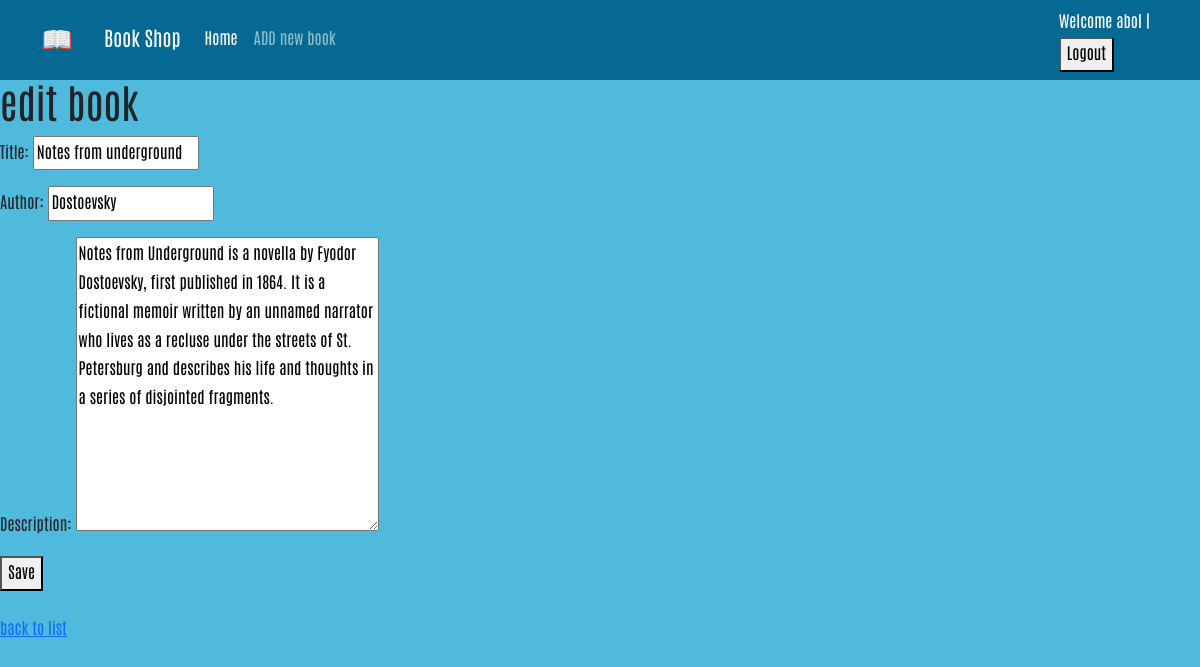
/books/1/edit/ (signed in), run on the app's committed database.
### accounts/models.py (models this page shows)
class CustomUser(AbstractUser):
    age = models.PositiveIntegerField(null=True, blank=True)

### books/models.py (models this page shows, shortened)
class Book(models.Model):
    title = models.CharField(max_length=200)
    author = models.CharField(max_length=200)
    description = models.TextField()
    price = models.DecimalField(max_digits=5, decimal_places=2)
    cover = models.ImageField(upload_to='covers/', blank=True)

### books/views.py (the view)
# urls.py: path('<int:pk>/edit/', BookUpdateView.as_view(), name='book_update'),
class BookUpdateView(generic.UpdateView):
    model = Book
    fields = ['title', 'author', 'description']
    template_name = 'books/book_update.html'

### books/templates/books/book_update.html (shortened to what this page needs)
{% extends '_base.html' %}
{% block content %}
    <h1>edit book</h1>
    <form method="post">
        {{ form.as_p }}
        <button type="submit">Save</button>
    </form>
    <br>
    <a href="{% url 'book_list' %}">back to list</a>
{% endblock %}

### templates/_base.html (shortened to what this page needs)
{% load static %}
<!doctype html>
<html lang="en">
<head>
    <link href="https://cdn.jsdelivr.net/npm/bootstrap@5.1.3/dist/css/bootstrap.min.css" rel="stylesheet"
>
    <link rel="stylesheet" href="{% static 'css/style.css' %}">
</head>
<body style="background-color: #4fbadc;">
<nav class="navbar navbar-expand-lg navbar-dark" dir="ltr" style="background-color: #056993;">
    <div class="container">
        <a class="navbar-brand" href="#">
            <img src="icons/book.png" alt="" height="30"
                 class="d-inline-block align-text-top">
        </a>
        <a class="navbar-brand mx-3" href="#">Book Shop </a>
        <div class="collapse navbar-collapse" id="navbarNavAltMarkup">
            <div class="navbar-nav">
                <a class="nav-link active" aria-current="page" href="{% url 'book_list' %}">Home</a>
                <a class="nav-link" href="{% url 'book_create' %}">ADD new book</a>
            </div>
        </div>
        <div class="mx-2 text-white">
            {% if user.is_authenticated %}
            Welcome {{ user.username }} |
                <form action="{% url 'logout'%}" method="post">
                    <button type="submit">Logout</button>
            </form>
            {% endif %}
        </div>
    </div>
</nav>
{% block content %}
{% endblock %}
</body>
</html>

### static/css/style.css (style rules this page uses)
* { font-family: 'Antonio', sans-serif; line-height: 1.8rem; }

### data on the page
CustomUser: username "abol"
Book: title "Notes from underground", author "Dostoevsky", description "Notes from Underground is a novella by Fyodor Dostoevsky, first published in 1864. It is a fictional memoir written by an unnamed narrator who lives as a recluse under the streets of St. Petersburg and describes his life and thoughts in a series of disjointed fragments."
